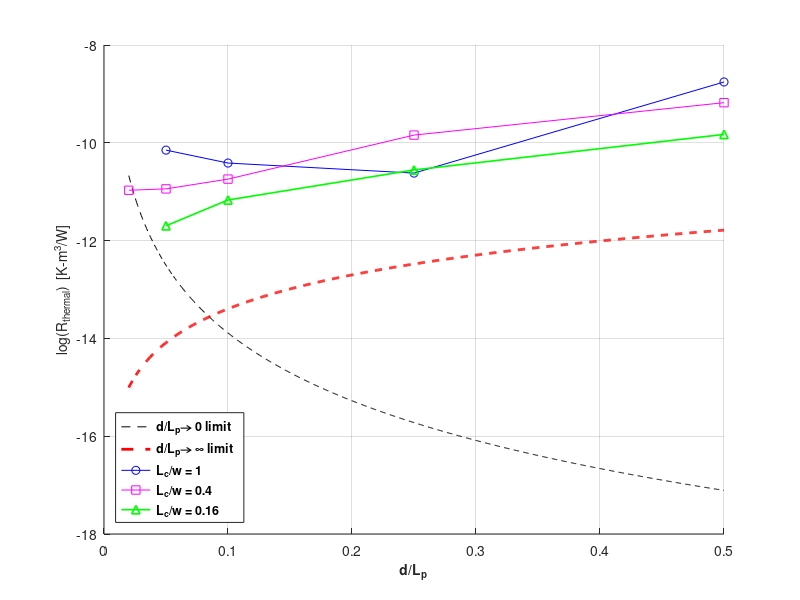

MATLAB code to generate this figure:
clc
close all
% clear all

%deltas
delta_T=43;
delta_P=50;

%FLUID PROPS
rho=1.225;
k=0.0242;
cp=1006.43;
mu=1.7894e-5;
alpha=k/rho/cp;

%GEOMETRY PARAMS
w = [0.025 0.025 0.025];
Lc = [0.025 0.01 0.004];
d = [0.0005 0.001 0.0025 0.005];
da= linspace(0.0002, 0.005, 1000);
Lp = [0.01 0.01 0.01 0.01];
for i=1:1:length(da)
    Lpa(i) = 0.01;
end

dbyLp = d./Lp;
da_by_Lpa = da./(Lpa);

d_by_Lp={};
d_by_Lp{1} = dbyLp;
d_by_Lp{2} = [0.0002 0.0005 0.001 0.0025 0.005]./[0.01 0.01 0.01 0.01 0.01];
d_by_Lp{3} = dbyLp;
%ANALYTICAL Q AND R : 2 LIMITS

% 0 Limit
Q1_pervol = rho*cp*delta_T*delta_P/32/mu.*da.^2./Lpa.^2;
R1 = delta_T./Q1_pervol;

% INF Limit
Q2_pervol = 4*k*delta_T./sqrt(alpha*Lpa)./da.*(2*delta_P./rho)^0.25;
R2 = delta_T./Q2_pervol;

% Simulation Results
Qsim_pervol={};
unevenness = {};
R_sim={};

Qsim_pervol{1} = [1.10E+06 14.330E+05 1.76E+06 2.73E+05]; %% 2nd entry was 9.6e5
R_sim{1} = delta_T./Qsim_pervol{1};
% unevenness{1} = [0.404420911 0.236120911 0 -0.061782724];

Qsim_pervol{2} = [2.50E+06 2.43E+06 1.99E+06 8.09E+05 4.17E+05];
R_sim{2} = delta_T./Qsim_pervol{2};
% unevenness{2} = [-0.65 -0.784097724 -1.008397724 -1.166968096 -1.713897724];%% 1st entry is arbit

Qsim_pervol{3} = [5.17E+06 3.05E+06 1.65E+06 7.98E+05];
R_sim{3} = delta_T./Qsim_pervol{3};
% unevenness{3} = [-1.260492487 -2.09053963 -4.125494309 -5.004794309];
%% PLOTTING
plotStyle = {'k--','r--','b-o','m-s','g-^'};
grid on;
hold on;

plot(da_by_Lpa,log(R1),plotStyle{1},da_by_Lpa,log(R2),plotStyle{2},'LineWidth',2);

plot(d_by_Lp{1},log(R_sim{1}),plotStyle{3},d_by_Lp{2},log(R_sim{2}),plotStyle{4},...
    d_by_Lp{3},log(R_sim{3}),plotStyle{5},'LineWidth',1.2);

Lc_by_w = Lc./w;

legend('d/L_p\rightarrow 0 limit','d/L_p\rightarrow \infty limit',['L_c/w = ' num2str(Lc_by_w(1))],...
    ['L_c/w = ' num2str(Lc_by_w(2))],['L_c/w = ' num2str(Lc_by_w(3))],'Location','southwest','FontSize',9,'FontWeight','bold');
xlabel('d/L_p','FontSize',10,'FontWeight','bold')
ylabel('log(R_{thermal})  [K-m^{3}/W]','FontSize',10)
 
%% YY PLOTTING
% p = 3 ; % Case # = p
% figure(1);
% [AX,H1,H2] = plotyy(d_by_Lp{p},R_sim{p},d_by_Lp{p},unevenness{p},'plot');
% 
% %You can use the handles returned by plotyy to label the axes and set the line styles used for plotting.
% % With the axes handles you can specify the YLabel properties of the left- and right-side y-axis:
% hold on;
% grid on;
% %Ylabels
% set(get(AX(1),'Ylabel'),'String','R_{thermal} (K-m^{3}/W)');
% set(get(AX(2),'Ylabel'),'String','Flow Unevenness');%'$Flow\ Unevenness={}^{{{u}_{MAX-Channel}}-{{u}_{HagenPoiseuille}}}/{}_{{{u}_{inlet}}}$', 'Interpreter', 'Latex')
% 
% %Xlabel
% % xlab='d/L_{p}';
% % obj_label=xlabel(xlab);
% % set(obj_label,'Interpreter','Latex','FontSize',12,'FontWeight','bold');
% xlabel('$d/L_{p}$','Interpreter','Latex','FontSize',12,'FontWeight','bold');

% %TiTle
% param = Lc./w;
% obj=title(sprintf('$Lc/w = %0.3f$;',param(p)));
% set(obj,'Interpreter','Latex','FontSize',12,'FontWeight','bold');
% 
% %Use the line handles to set the LineStyle properties of the left- and right-side plots:
% set(H1,'LineStyle',':','marker','s','LineWidth',2)
% set(H2,'LineStyle',':','marker','o','LineWidth',2)
% 
% %legend([H1;H2],'y1','y2');
% 
% % get current (active) axes property
% scale = 0.041;
% pos = get(gca, 'Position');
% pos(2) = pos(2)+scale*pos(4);
% pos(4) = (1-scale)*pos(4);
% set(gca, 'Position', pos)
% 
% %
% % fname = ['R_uneven_' num2str(p) '.fig'];
% % savefig(fname)
% % ename = ['R_uneven_' num2str(p) '.eps'];
% % saveas(gcf,ename)
% % jname = ['R_uneven_' num2str(p) '.jpg'];
% % saveas(gcf,jname)
